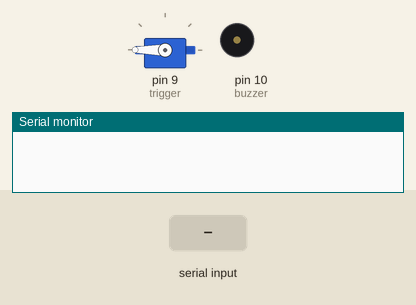
The sketch below on a simulated Arduino Uno, built with avr-gcc and run on an emulated ATmega328P. Parts: servo, buzzer (waves = sounding, pin HIGH), the last lines printed to the serial monitor. The inputs (shaded band) are chosen by the test bench. Pins used as bus, display or sensor lines are not drawn.

Above: at 1.2 s.
1.3 s: "F" received over Serial
At 2.1 s:
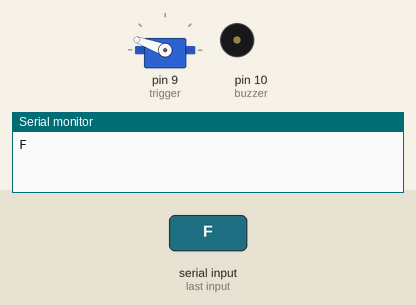
At 4.8 s:
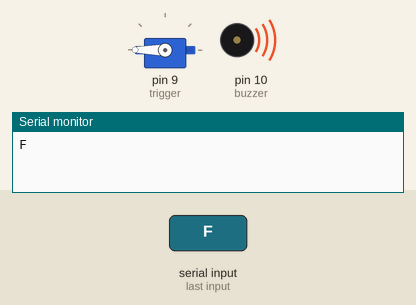
Timing chart, 0 to 25.8 s (numbered marks = the images above; inputs shaded):
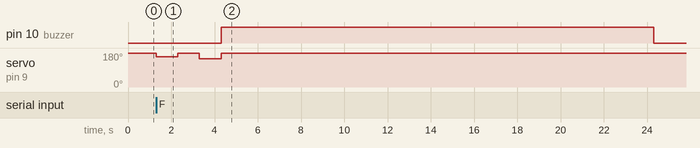

The sketch:

Feeder.ino
```cpp
  #include <Servo.h>
Servo trigger;
int power = 8;
char bluetooth;
long currenttime;
long previoustime;
int tofeed = 1;
long intervals;
String a;
String b;
int buzzer=10;

void setup() {
  digitalWrite(power, HIGH);
  pinMode(power, OUTPUT);
  pinMode(buzzer,OUTPUT);
  trigger.attach(9);
  Serial.begin(9600);
  trigger.write(180);}
void loop() {
  currenttime = millis();
  if (Serial.available() > 0) {
    bluetooth = Serial.read();
    Serial.println(bluetooth);
    if (bluetooth == 'F') {
      feed();
    }
    if (bluetooth == '1') {
      tofeed = 1;
    }
    if (bluetooth == '2') {
      tofeed = 2;
    }
    if (bluetooth == '3') {
      tofeed = 3;
    }
    if (bluetooth == '4') {
      tofeed = 4;
    }
    if (bluetooth == '5') {
      tofeed = 5;
    }
    if (bluetooth == '6') {
      tofeed = 6;
    }
    if (bluetooth == '7') {
      tofeed = 7;
    }
    if (bluetooth == '8') {
      tofeed = 8;
    }
    if (bluetooth == '9') {
      tofeed = 9;
    }
  }
  periodicfeed();
}

void feed() {
  trigger.write(160);
  delay(1000);
  trigger.write(180);
  delay(1000);
  trigger.write(150);
  delay(1000);
  trigger.write(180);
  digitalWrite(buzzer,HIGH);
  delay(20000);
  digitalWrite(buzzer,LOW);
}
void periodicfeed() {
  intervals = 86400000 / tofeed;
  if (currenttime-previoustime>=intervals) {
    previoustime=currenttime;
    feed();
  }
}
```

Measured:
- after the input at 1.3 s, pin 10 (buzzer): LOW → HIGH after 3.0 s, → LOW 20.0 s later; servo on pin 9 (trigger): 180° → 160° at once, → 180° 1.0 s later, → 150° 1.0 s later, → 180° 1.0 s later
